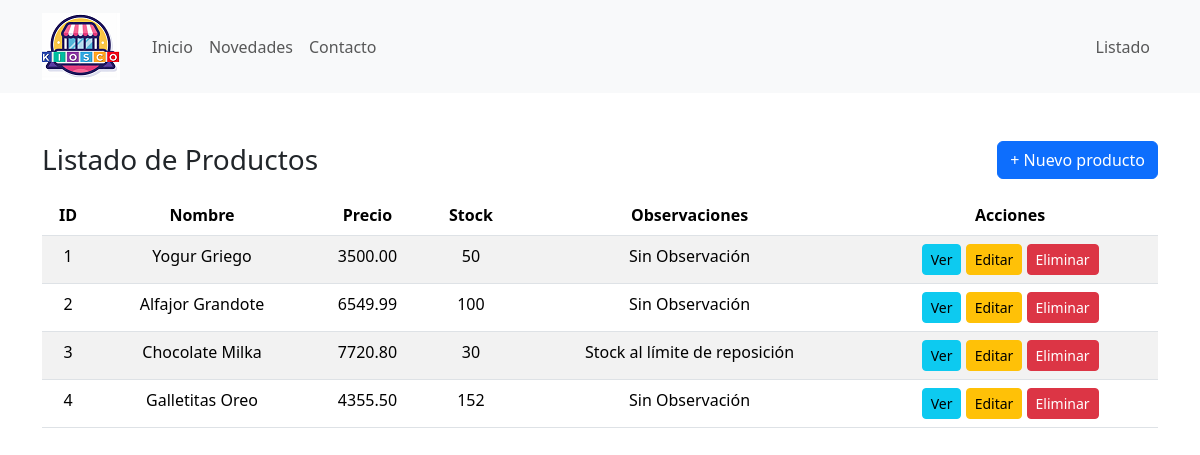
Page /index.php?c=producto&a=inicioListado on the committed database.
### tables this page shows
CREATE TABLE `productos` (
  `id` int(11) NOT NULL,
  `nombre` varchar(100) NOT NULL,
  `precio` decimal(10,2) NOT NULL,
  `stock` int(11) NOT NULL,
  `observacion` text NOT NULL DEFAULT 'Sin Observación'
);

### controladores/ProductoController.php (called while the page is built, shortened)
<?php
  require_once __DIR__."/../modelos/Producto.php";
  class ProductoController{
      private producto $productoModelo;
      public function __construct(mysqli $conexbd){
        $this->productoModelo=new Producto($conexbd);
      }
      public function inicioListado(){
          $productos = $this->productoModelo->listartodo();
        require __DIR__."/../vistas/productos/inicio.php";
      }
}
?>

### public/index.php (called while the page is built, shortened)
<?php
require_once __DIR__ . "/../controladores/ProductoController.php";
$objconexion = new Conexion();
$conexbd = $objconexion->conectar();
$a = isset($_GET['a']) ? $_GET['a'] : 'homeInicio';
$controlador = new $rutas[$c]["controller"]($conexbd);
$controlador->$a();

### modelos/Producto.php (called while the page is built, shortened)
<?php
class Producto{
   private mysqli $conexion;
   public function __construct(mysqli $conexbd)
   {
       $this->conexion=$conexbd;
   }
   public function listartodo(){
    $sql="select * from productos";
    $result=$this->conexion->query($sql);
    return $result->fetch_all(MYSQLI_ASSOC);
}
}
?>

### vistas/productos/inicio.php (the view, shortened to what this page needs)
<?php require __DIR__ . "/../header.php"; ?>
<?php require __DIR__ . "/../navbar.php"; ?>
<div class="container text-center">
    <div class="d-flex justify-content-between align-items-center mt-5 mb-3">
        <h3 class="mb-0">Listado de Productos</h3>
        <a href="index.php?c=producto&a=nuevo" class="btn btn-primary">+ Nuevo producto</a>
    </div>
    <div class="table-responsive">
        <table class="table table-striped table-hover">
            <thead>
                <tr>
                    <th scope="col">ID</th>
                    <th scope="col">Nombre</th>
                    <th scope="col">Precio</th>
                    <th scope="col">Stock</th>
                    <th scope="col">Observaciones</th>
                    <th scope="col" class="text-center">Acciones</th>
                </tr>
            </thead>
            <tbody>
                <?php if (!empty($productos)): ?>
                    <?php foreach ($productos as $col): ?>
                        <tr>
                            <td><?= (int)$col['id'] ?></td>
                            <td><?= htmlspecialchars($col['nombre'])
                                ?></td>
                            <td><?= htmlspecialchars($col['precio']) ?></td>
                            <td><?= htmlspecialchars($col['stock']) ?></td>
                            <td><?= htmlspecialchars($col['observacion']) ?></td>
                            <td class="text-center text-nowrap">
                                <a href="index.php?c=producto&a=ver&id=<?= (int)$col['id'] ?>"
                                    class="btn btn-sm btn-info" title="Ver">Ver</a>
                                <a href="index.php?c=producto&a=editar&id=<?= (int)$col['id'] ?>"
                                    class="btn btn-sm btn-warning" title="Editar">Editar</a>
                                <a href="index.php?c=producto&a=eliminar&id=<?= (int)$col['id'] ?>"
                                    class="btn btn-sm btn-danger"
                                    onclick="return confirm('¿Seguro que quieres eliminar este producto?');"
                                    title="Eliminar">Eliminar</a>
                            </td>
                        </tr>
                    <?php endforeach; ?>
                <?php else: ?>
                    <tr>
                        <td colspan="5" class="text-center">No hay productos registrados.</td>
                    </tr>
                <?php endif; ?>
            </tbody>
        </table>
    </div>
</div>

### vistas/header.php (shortened to what this page needs)
<!DOCTYPE html>
<html lang="es">
<head>
    <link rel="stylesheet" href="../public/bootstrap/css/bootstrap.min.css">
</head>
<body>

### vistas/navbar.php (shortened to what this page needs)
<nav class="navbar navbar-expand-md navbar-light bg-light">
  <div class="container">
    <a class="navbar-brand" href="index.php"><img src="../public/imagenes/logokiosco.png"  alt="Logo Kiosco Avenida" class="me-2"></a>
    <div class="collapse navbar-collapse" id="navbarNav">
      <ul class="navbar-nav">
      	<li class="nav-item">
          <a class="nav-link" href="index.php?c=home&a=homeInicio">Inicio</a>
        </li>
        <li class="nav-item">
          <a class="nav-link" href="">Novedades</a>
        </li>
        <li class="nav-item">
          <a class="nav-link" href="">Contacto</a>
        </li>
     </ul>
     <ul class="navbar-nav ms-auto">
        <li class="nav-item">
          <a class="nav-link" href="index.php?c=producto&a=inicioListado">Listado</a>
        </li>
     </ul>
    </div>
  </div>
</nav>

### rows in the picture
productos: id "1", nombre "Yogur Griego", precio "3500.00", stock "50", observacion "Sin Observación"
productos: id "2", nombre "Alfajor Grandote", precio "6549.99", stock "100", observacion "Sin Observación"
productos: id "3", nombre "Chocolate Milka", precio "7720.80", stock "30", observacion "Stock al límite de reposición"
productos: id "4", nombre "Galletitas Oreo", precio "4355.50", stock "152", observacion "Sin Observación"
